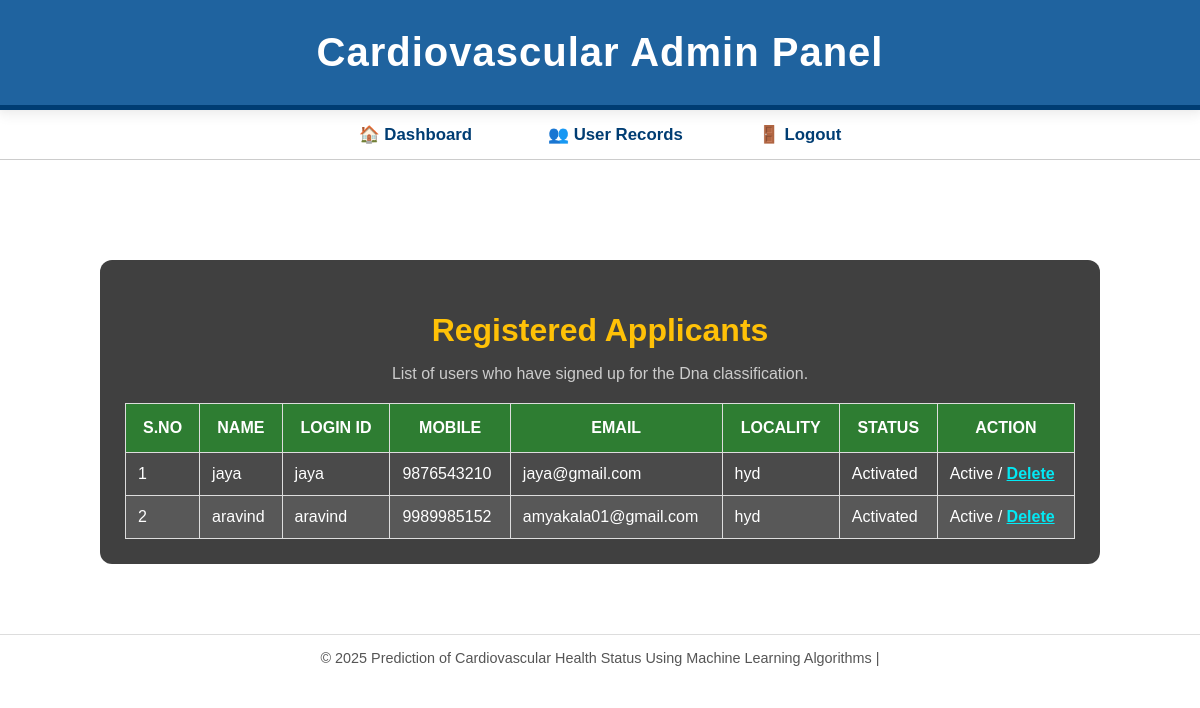
The page /userDetails on the database its author committed.
### users/models.py (models this page shows, shortened)
class UserRegistrationModel(models.Model):
    name = models.CharField(max_length=100)
    loginid = models.CharField(unique=True, max_length=100)
    password = models.CharField(max_length=100)
    mobile = models.CharField(unique=True, max_length=10)  # Adjusted max_length to 10 for mobile numbers
    email = models.EmailField(unique=True, max_length=100)  # Use EmailField for better validation
    locality = models.CharField(max_length=100)
    address = models.TextField(max_length=1000)  # Use TextField for longer addresses
    city = models.CharField(max_length=100)
    state = models.CharField(max_length=100)
    status = models.CharField(max_length=100, default='waiting')
    class Meta:
        db_table = 'user_registrations'

### admins/views.py (the view)
# urls.py: path('userDetails', admins.RegisterUsersView, name='RegisterUsersView'),
def RegisterUsersView(request):
    data = UserRegistrationModel.objects.all()
    return render(request, 'admins/viewregisterusers.html', context={'data': data})

### templates/admins/viewregisterusers.html (shortened to what this page needs)
{% extends 'admins/adminbase.html' %}
{% load static %}
{% block contents %}
<section class="content">
    <div class="container">
        <div class="we-do-details">
            <div class="section-header">
                <h2>Registered Applicants</h2>
                <p>List of users who have signed up for the Dna classification.</p>
            </div>
            <table class="table table-bordered">
                <thead>
                    <tr>
                        <th>S.No</th>
                        <th>Name</th>
                        <th>Login ID</th>
                        <th>Mobile</th>
                        <th>Email</th>
                        <th>Locality</th>
                        <th>Status</th>
                        <th>Action</th>
                    </tr>
                </thead>
                <tbody>
                    {% for i in data %}
                    <tr>
                        <td>{{ forloop.counter }}</td>
                        <td>{{ i.name }}</td>
                        <td>{{ i.loginid }}</td>
                        <td>{{ i.mobile }}</td>
                        <td>{{ i.email }}</td>
                        <td>{{ i.locality }}</td>
                        <td>{{ i.status|title }}</td>
                        <td>
                            {% if i.status == 'waiting' %}
                            <a class="btn-link" href="{% url 'activate_users' %}?uid={{ i.id }}">Activate</a>
                            {% else %}
                            Active / <a class="btn-link" href="{% url 'delete_users' %}?uid={{ i.id }}">Delete</a>
                            {% endif %}
                        </td>
                    </tr>
                    {% endfor %}
                </tbody>
            </table>
        </div>
    </div>
</section>
{% endblock %}

### templates/admins/adminbase.html (shortened to what this page needs)
{% load static %}
<!DOCTYPE html>
<html lang="en">
<head>
</head>
<body>
<header>
    <h1>Cardiovascular Admin Panel
    </h1>
</header>
<nav>
    <ul>
        <li><a href="{% url 'adminhome' %}">🏠 Dashboard</a></li>
        <li><a href="{% url 'RegisterUsersView' %}">👥 User Records</a></li>
        <li><a href="{% url 'index' %}">🚪 Logout</a></li>
    </ul>
</nav>
<main>
    {% block contents %}
    {% endblock %}
</main>
<footer>
    &copy; 2025 Prediction of Cardiovascular Health Status
Using Machine Learning Algorithms |
</footer>
</body>
</html>

### rows shown on the page
UserRegistrationModel: name "jaya", loginid "jaya", mobile "9876543210", email "jaya@gmail.com", locality "hyd", status "Activated"
UserRegistrationModel: name "aravind", loginid "aravind", mobile "9989985152", email "amyakala01@gmail.com", locality "hyd", status "Activated"
